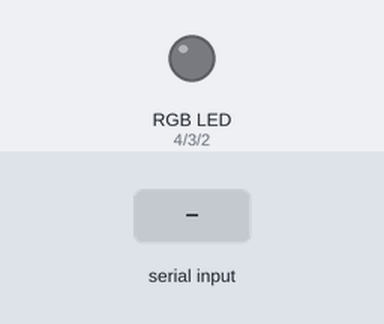
Recording of a sketch running on a simulated Arduino Uno, built with avr-gcc and run on an emulated ATmega328P. On the bench: an RGB LED mixed from three pins (HIGH = lit). Inputs (shaded band) come from the test bench.

Above: at 1.2 s.
1.3 s: "R" received over Serial
At 2.5 s:
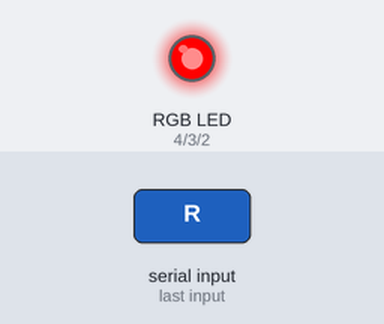
2.8 s: "G" received over Serial
At 3.8 s:
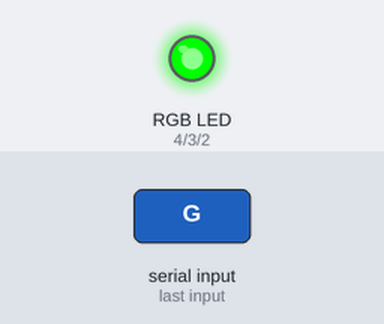
4.3 s: "B" received over Serial
At 4.9 s:
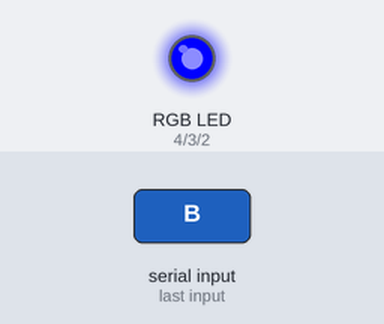
5.8 s: "Y" received over Serial
At 6.1 s:
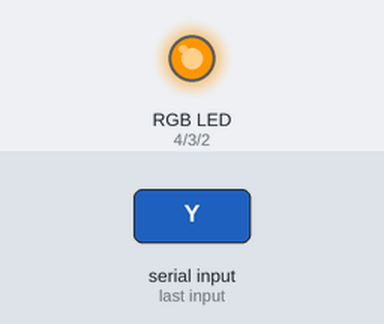
7.3 s: "W" received over Serial
At 8.4 s:
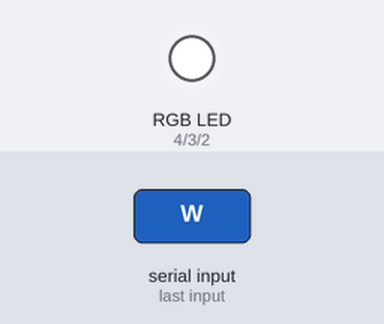
8.8 s: "G" received over Serial
At 9.5 s:
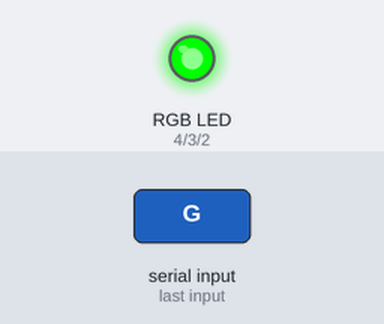
Timing chart, 0 to 11.3 s (numbered marks = the images above; inputs shaded):
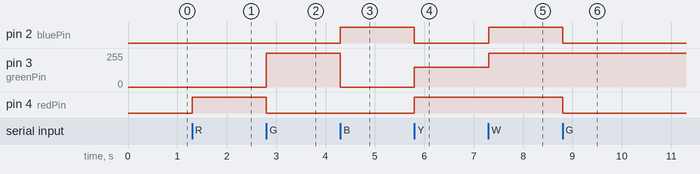

The sketch:

Voice_controlled_RGB_led.ino
```cpp
// 🎤 Voice-Controlled RGB LED (Customizable Yellow)
// Common Cathode RGB LED
// Pins: R=4, G=3, B=2
// Commands from Python: 'R','G','B','Y','W','O'

const int redPin   = 4;
const int greenPin = 3;
const int bluePin  = 2;

// ✨ Customizable yellow levels (adjust these!)
int yellowRed   = 255;  // try between 150–255
int yellowGreen = 180;  // try between 100–255

void setup() {
  Serial.begin(9600);
  pinMode(redPin, OUTPUT);
  pinMode(greenPin, OUTPUT);
  pinMode(bluePin, OUTPUT);
  setColor(0, 0, 0); // start with LED off
}

void loop() {
  if (Serial.available() > 0) {
    char command = Serial.read();

    switch (command) {
      case 'R': setColor(255, 0, 0); break;
      case 'G': setColor(0, 255, 0); break;
      case 'B': setColor(0, 0, 255); break;
      case 'Y': setColor(225, 150, 0); break; //
      case 'W': setColor(255, 255, 255); break;
      case 'O': setColor(0, 0, 0); break; // off
    }
  }
}

void setColor(int r, int g, int b) {
  analogWrite(redPin, r);
  analogWrite(greenPin, g);
  analogWrite(bluePin, b);
}
```

Measured:
- after the input at 1.3 s, pin 4 (redPin): LOW → HIGH at once
- after the input at 2.8 s, pin 3 (greenPin): 0/255 → 255/255 at once; pin 4 (redPin): HIGH → LOW at once
- after the input at 4.3 s, pin 2 (bluePin): LOW → HIGH at once; pin 3 (greenPin): 255/255 → 0/255 at once
- after the input at 5.8 s, pin 2 (bluePin): HIGH → LOW at once; pin 3 (greenPin): 0/255 → 150/255 at once; pin 4 (redPin): LOW → HIGH at once
- after the input at 7.3 s, pin 2 (bluePin): LOW → HIGH at once; pin 3 (greenPin): 150/255 → 255/255 at once
- after the input at 8.8 s, pin 2 (bluePin), pin 4 (redPin): HIGH → LOW at once
